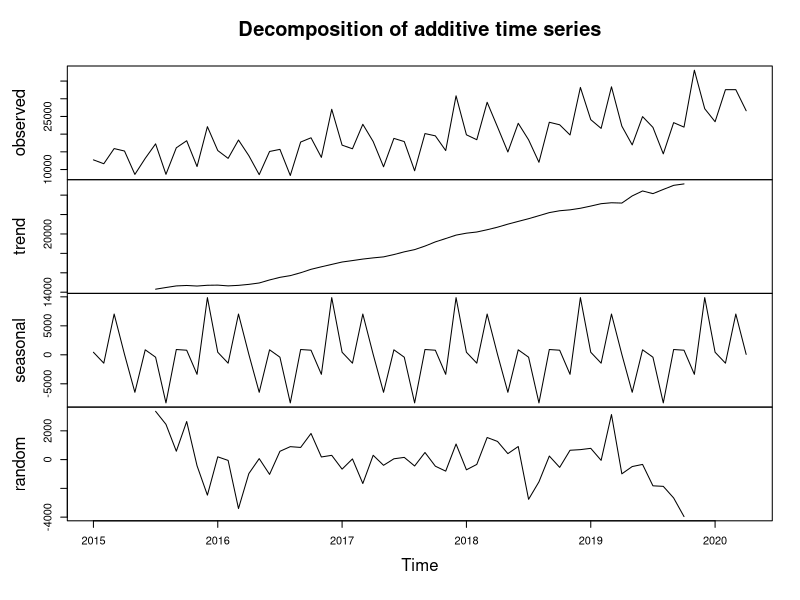
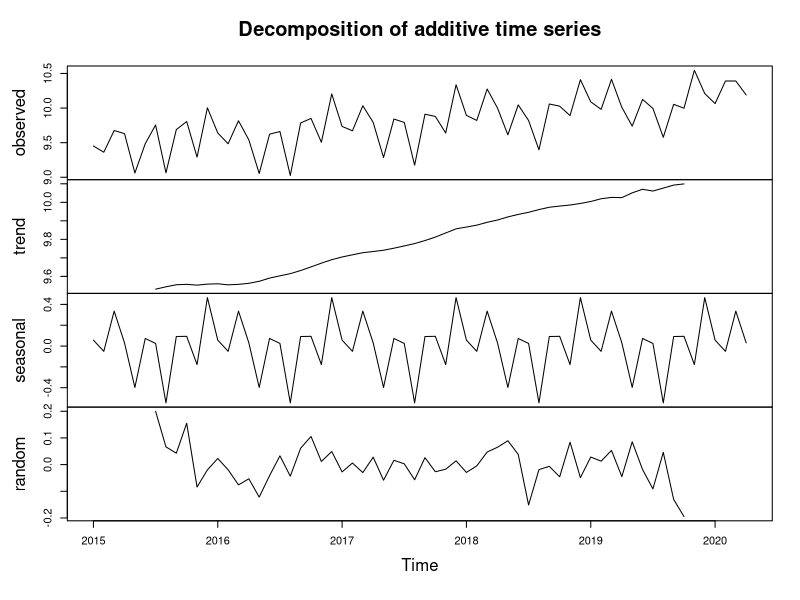

Reproduce these figures in R, in order.
getwd()
#install.packages("rstudioapi")
library(rstudioapi)

setwd(dirname(rstudioapi::getActiveDocumentContext()$path))
getwd()

# Aquire the data

library(readxl)
data <- read_excel("data/Monthly_Sales.xlsx")
View(data)
freq=12

sales.ts<-ts(data[,3],frequency=freq,start=c(2015,1))
sales.de<-decompose(sales.ts,type="additive")
plot(sales.de)

log.ts<-ts(log(data$Sales_Quantity),frequency=freq,start=c(2015,1))
log.de<-decompose(log.ts,type="additive")
plot(log.de)
